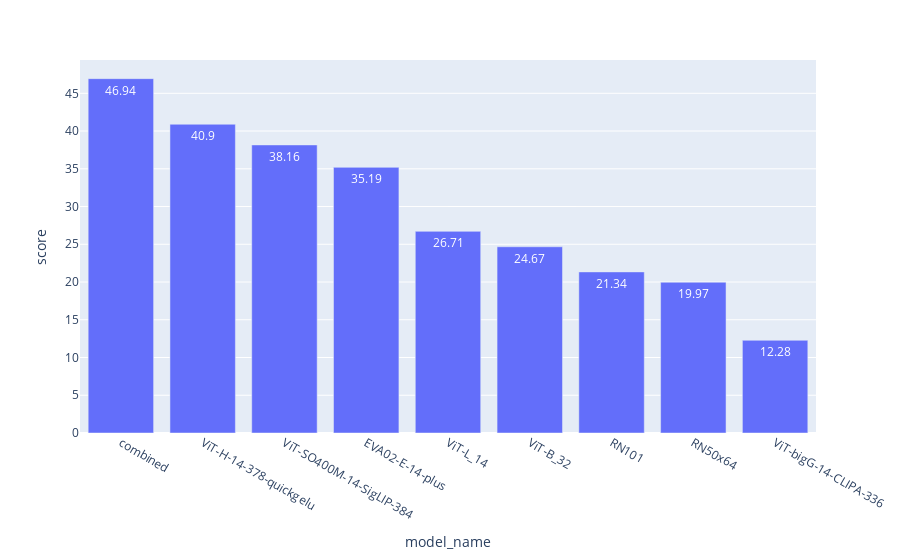

The notebook cell this image was saved under:
### Code cell
fig = px.bar(diagonals_df,x='model_name', y='score', text_auto=True)
fig.show()

### Figure 1 — Plotly figure (JSON) as saved in the notebook; plotly's stock layout.template omitted (floating-point values rounded to 4 significant figures)
{"data": [{"alignmentgroup": "True", "hovertemplate": "model_name=%{x}<br>score=%{y}<extra></extra>", "legendgroup": "", "marker": {"color": "#636efa", "pattern": {"shape": ""}}, "name": "", "offsetgroup": "", "orientation": "v", "showlegend": false, "textposition": "auto", "texttemplate": "%{y}", "type": "bar", "x": ["combined", "ViT-H-14-378-quickgelu", "ViT-SO400M-14-SigLIP-384", "EVA02-E-14-plus", "ViT-L_14", "ViT-B_32", "RN101", "RN50x64", "ViT-bigG-14-CLIPA-336"], "xaxis": "x", "y": [46.94, 40.9, 38.16, 35.19, 26.71, 24.67, 21.34, 19.97, 12.28], "yaxis": "y"}], "layout": {"barmode": "relative", "legend": {"tracegroupgap": 0}, "margin": {"t": 60}, "xaxis": {"anchor": "y", "domain": [0, 1], "title": {"text": "model_name"}}, "yaxis": {"anchor": "x", "domain": [0, 1], "title": {"text": "score"}}}}
